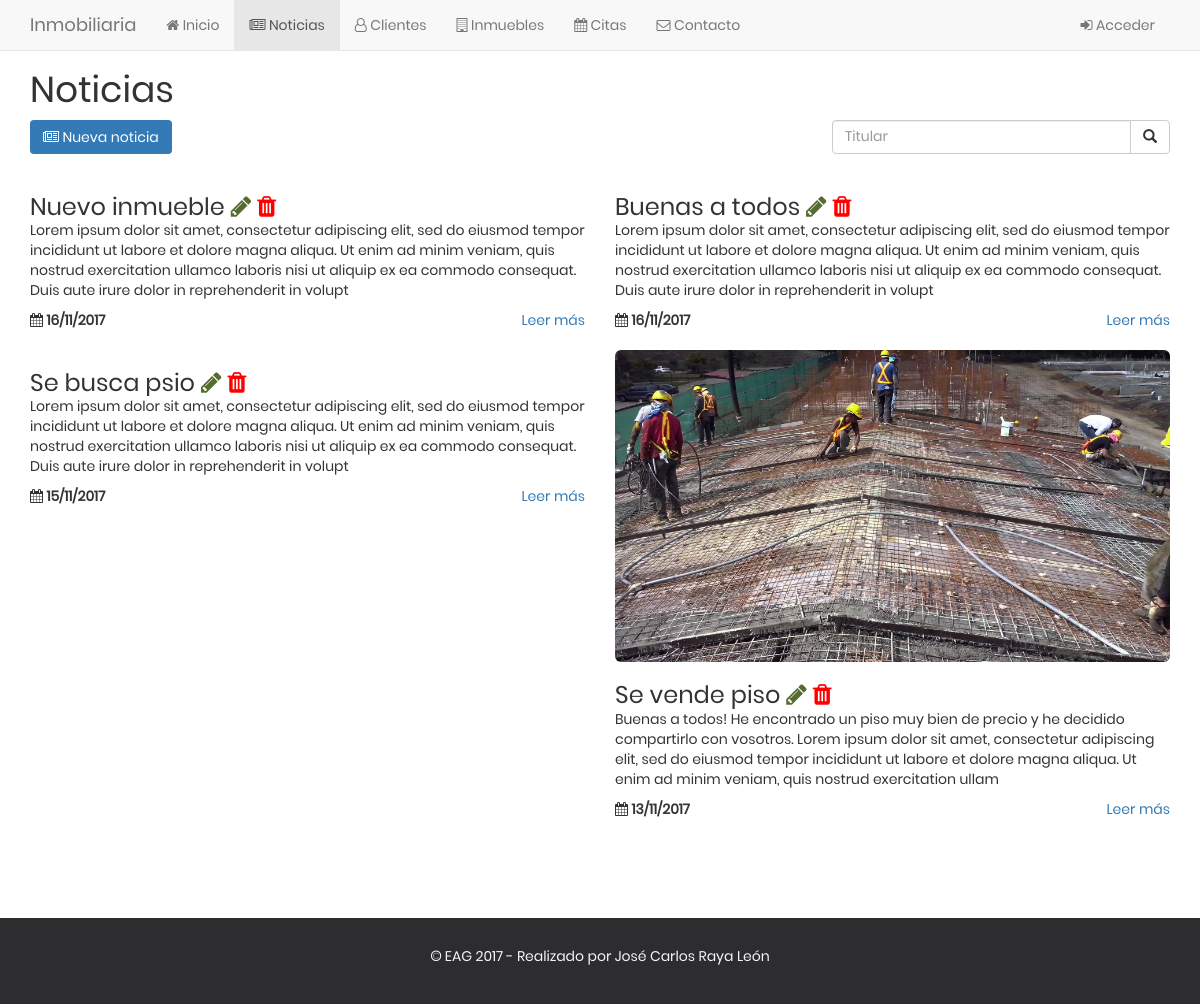
The app's page /php/noticias/noticias.php, older data.
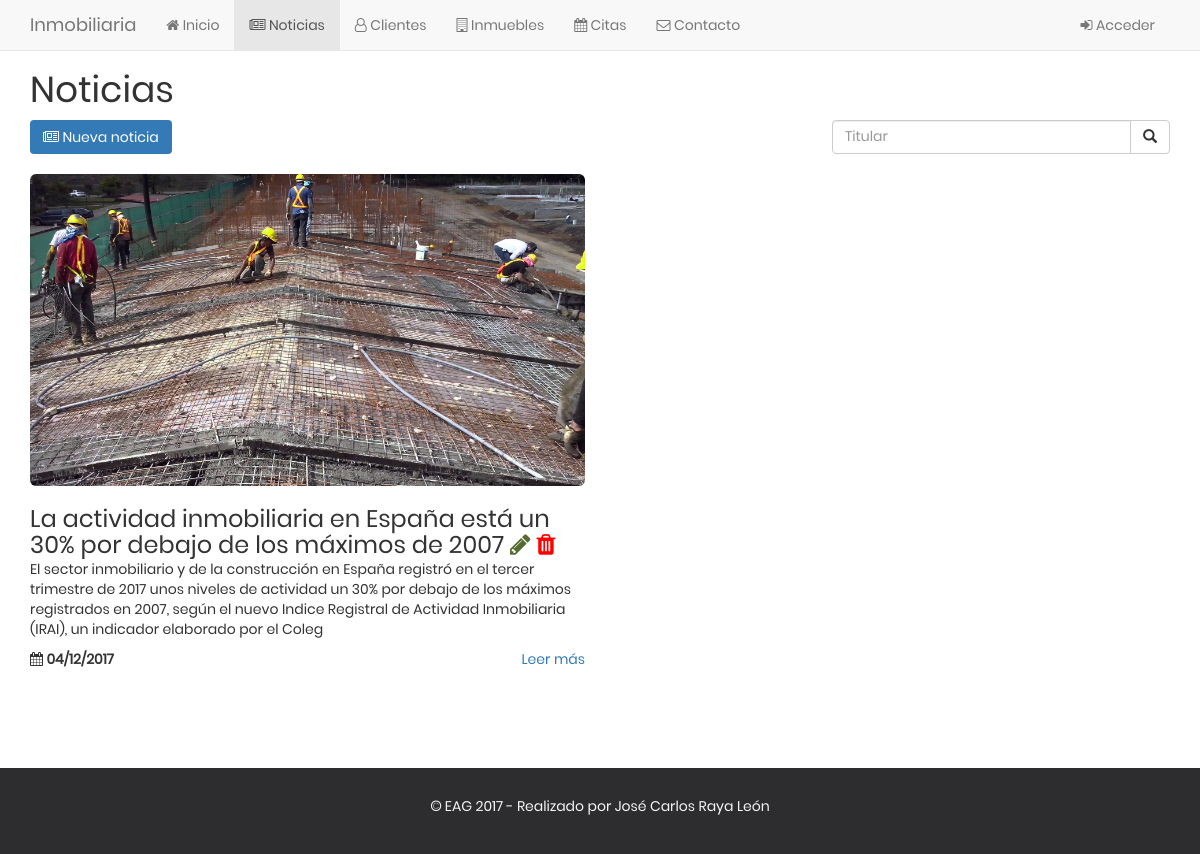
The same page, newer data.
### tables this page shows
CREATE TABLE `noticias` (
  `id` bigint(20) UNSIGNED NOT NULL,
  `titular` varchar(100) NOT NULL,
  `contenido` varchar(1500) NOT NULL,
  `imagen` varchar(50) NOT NULL,
  `fecha` date NOT NULL
);

### php/noticias/noticias.php (the view, shortened to what this page needs)
<!DOCTYPE html>
<html lang="en">
<head>
    <?php include '../funciones.php';
     cabecera();
    ?>
</head>
<body>
    <?php
    menu(2);
    ?>
        <div class="container">
            <div class="row">
                <div class="col-md-12" id="ver">
                    <h1>Noticias</h1>
                    <div class="row">
                        <div class="col-xs-6">
                            <a class="btn bg-primary" data-toggle="modal" data-target="#insNot"><span class="fa fa-newspaper-o"></span> Nueva noticia</a>
                        </div>
                        <div class="col-xs-6 text-right">
                            <form class="form-inline" action="#" method="get">
                                <div class="input-group">
                                    <input class="form-control" type="text" name="buscar" placeholder="Titular">
                                    <div class="input-group-btn">
                                        <button class="btn btn-default" type="submit" name="enviarBuscar">
                                    <i class="glyphicon glyphicon-search"></i>
                                </button>
                                    </div>
                                </div>
                            </form>
                        </div>
                    </div>
                </div>
            </div>
            <br>
            <?php
            $numNoticias = 0;
            $fecha = date('Y-m-d');
            if(isset($_GET['pagAnterior'])){
                $pag = $_GET['pagAnterior'];
                $limite = 6 * $pag;
                noticias("select * from noticias where fecha <= '$fecha' order by id DESC limit $limite, 6", $numNoticias);
            }elseif(isset($_GET['pagSiguiente'])){
                $pag = $_GET['pagSiguiente'];
                $limite = 6 * $pag;
                noticias("select * from noticias where fecha <= '$fecha' order by id DESC limit $limite, 6", $numNoticias);
            }elseif(isset($_GET['enviarBuscar'])){
                $busqueda = $_GET['buscar'];
                noticias("select * from noticias where fecha <= '$fecha' and titular like '%$busqueda%' order by id DESC limit 6", $numNoticias);
            }else{
                noticias("select * from noticias where fecha <= '$fecha' order by id DESC limit 6", $numNoticias);
            }
            ?>
                <div class="row">
                   <div class="col-md-12 text-center">
                   </div>
                </div>
            </div>
        <?php
    function noticias($cons, &$numNoticias){
        ?>
                <div class="row text-left">
                    <?php
                        $noticias = db_query($cons);
                        while($fila = mysqli_fetch_array($noticias)){
                        ?>
                        <div class="col-lg-6 col-md-12">
                            <div class="noticia">
                                <div>
                                    <img class="img-responsive img-rounded" src="../../img/noticias/<?php echo $fila['imagen']; ?>" alt="">
                                    <br>
                                    <div class="row">
                                        <div class="col-sm-12">
                                            <span class="h3"><?php echo $fila['titular']; ?> <a href="mod_noticia.php?id=<?php echo $fila['id'] ?>"><span class="fa fa-pencil btn-m"></span></a> <a href="del_noticia.php?id=<?php echo $fila['id'] ?>"><span class="fa fa-trash btn-r"></span> </a></span>
                                        </div>
                                    </div>
                                    <div class="row">
                                       <div class="col-sm-12">
                                           <p><?php echo substr($fila['contenido'], 0, 280); ?></p>
                                       </div>
                                    </div>
                                    <div class="row">
                                        <div class="col-sm-6">
                                            <strong><span class="fa fa-calendar"></span> <?php $fecha = strtotime($fila['fecha']); echo date('d/m/Y', $fecha) ?></strong>
                                        </div>
                                        <div class="col-sm-6 text-right">
                                            <a href="noticia.php?id=<?php echo $fila['id'] ?>">Leer más</a>
                                        </div>
                                    </div>
                                </div>
                                <br>
                            </div>
                        </div>
                        <?php
                        }
                ?>
                </div>
                <?php
    }
    footer();
    ?>
</body>
</html>

### php/funciones.php (shortened to what this page needs)
<?php
function menu ($pag = 1)
{
    ?>
    <div class="navbar navbar-default navbar-fixed-top menu">
        <div class="container">
            <div class="navbar-header">
                <a class="navbar-brand" href="#">Inmobiliaria</a>
            </div>
            <nav class="navbar-collapse collapse" id="menu">
                <div class="container-fluid">
                    <ul class="nav navbar-nav ">
                        <?php
                        if($pag == 1){
                            ?>
                            <li class="active"><a href="../../index.php"><i class="fa fa-home"></i> Inicio</a></li>
                            <li><a href="../noticias/noticias.php"><i class="fa fa-newspaper-o"></i> Noticias</a></li>
                            <li><a href="../clientes/clientes.php"><i class="fa fa-user-o"></i> Clientes</a></li>
                            <li><a href="../inmuebles/inmuebles.php"><i class="fa fa-building-o"></i> Inmuebles</a></li>
                            <li><a href="../citas/citas.php"><i class="fa fa-calendar"></i> Citas</a></li>
                            <li><a href="../contacto/contacto.php"><i class="fa fa-envelope-o"></i> Contacto</a></li>
                            <?php
                        }elseif($pag == 2){
                            ?>
                            <li><a href="../../index.php"><i class="fa fa-home"></i> Inicio</a></li>
                            <li class="active"><a href="../noticias/noticias.php"><i class="fa fa-newspaper-o"></i> Noticias</a></li>
                            <li><a href="../clientes/clientes.php"><i class="fa fa-user-o"></i> Clientes</a></li>
                            <li><a href="../inmuebles/inmuebles.php"><i class="fa fa-building-o"></i> Inmuebles</a></li>
                            <li><a href="../citas/citas.php"><i class="fa fa-calendar"></i> Citas</a></li>
                            <li><a href="../contacto/contacto.php"><i class="fa fa-envelope-o"></i> Contacto</a></li>
                                                <?php
                        }
                        ?>
                    </ul>
                    <ul class="nav navbar-nav navbar-right">
                        <li><a href="#"><i class="fa fa-sign-in"></i> Acceder</a></li>
                    </ul>
                </div>
            </nav>
        </div>
    </div>
    <?php
}
?>
    <?php
function footer ()
{
    ?>
        <footer class="text-center footer navbar-fixed-bottom">
            <p><strong>&copy;</strong> EAG 2017 - Realizado por José Carlos Raya León</p>
        </footer>
        <?php
}
function cabecera(){
    ?>
            <link rel="stylesheet" href="../../css/bootstrap.css">
            <link rel="stylesheet" href="../../css/main.css">
            <link rel="stylesheet" href="../../css/font-awesome.css">
            <?php
}
function db_connect() {
    static $conexion;
    if(!isset($connection)) {
        $conexion = mysqli_connect('localhost', 'root', '', 'inmobiliaria');
    }
    mysqli_set_charset($conexion, 'utf8');
    return $conexion;
}
function db_query($consulta) {
    $conexion = db_connect();
    $resultado = mysqli_query($conexion, $consulta);
    if($resultado === false) {
        echo db_error();
    } else {
        return $resultado;
    }
}
?>

### css/main.css (style rules this page uses)
html { position: relative; min-height: 100%; }
body { padding-top: 50px; padding-bottom: 120px; font-family: 'Poppins', sans-serif; }
img { display: inline-block; }
.footer { position: absolute; bottom: 0; width: 100%; line-height: 60px; background-color: #2d2d30; color: #f5f5f5; padding: 8px; }
.btn-r { background: none; border: none; font-size: large; color: red; }
.btn-m { background: none; border: none; font-size: large; color: darkolivegreen; }
.row { overflow: hidden; }

Row changes from the older to the newer data that the page shows:
removed noticias: titular "Nuevo inmueble", contenido "Lorem ipsum dolor sit amet, consectetur adipiscing elit, sed do eiusmod tempor incididunt ut labore et dolore magna aliqua. Ut enim ad minim veniam, quis nostrud exercitation ullamco laboris nisi ut aliquip ex ea commodo consequat. Duis aute irure dolor in reprehenderit in volupt", fecha "16/11/2017"
removed noticias: titular "Buenas a todos", contenido "Lorem ipsum dolor sit amet, consectetur adipiscing elit, sed do eiusmod tempor incididunt ut labore et dolore magna aliqua. Ut enim ad minim veniam, quis nostrud exercitation ullamco laboris nisi ut aliquip ex ea commodo consequat. Duis aute irure dolor in reprehenderit in volupt", fecha "16/11/2017"
removed noticias: titular "Se busca psio", contenido "Lorem ipsum dolor sit amet, consectetur adipiscing elit, sed do eiusmod tempor incididunt ut labore et dolore magna aliqua. Ut enim ad minim veniam, quis nostrud exercitation ullamco laboris nisi ut aliquip ex ea commodo consequat. Duis aute irure dolor in reprehenderit in volupt", fecha "15/11/2017"
changed noticias: titular "Se vende piso" → "La actividad inmobiliaria en España está un 30% por debajo de los máximos de 2007"; contenido "Buenas a todos! He encontrado un piso muy bien de precio y he decidido compartirlo con vosotros. Lorem ipsum dolor sit amet, consectetur adipiscing elit, sed do eiusmod tempor incididunt ut labore et dolore magna aliqua. Ut enim ad minim veniam, quis nostrud exercitation ullam" → "El sector inmobiliario y de la construcción en España registró en el tercer trimestre de 2017 unos niveles de actividad un 30% por debajo de los máximos registrados en 2007, según el nuevo Indice Registral de Actividad Inmobiliaria (IRAI), un indicador elaborado por el Coleg"; fecha "13/11/2017" → "04/12/2017"
